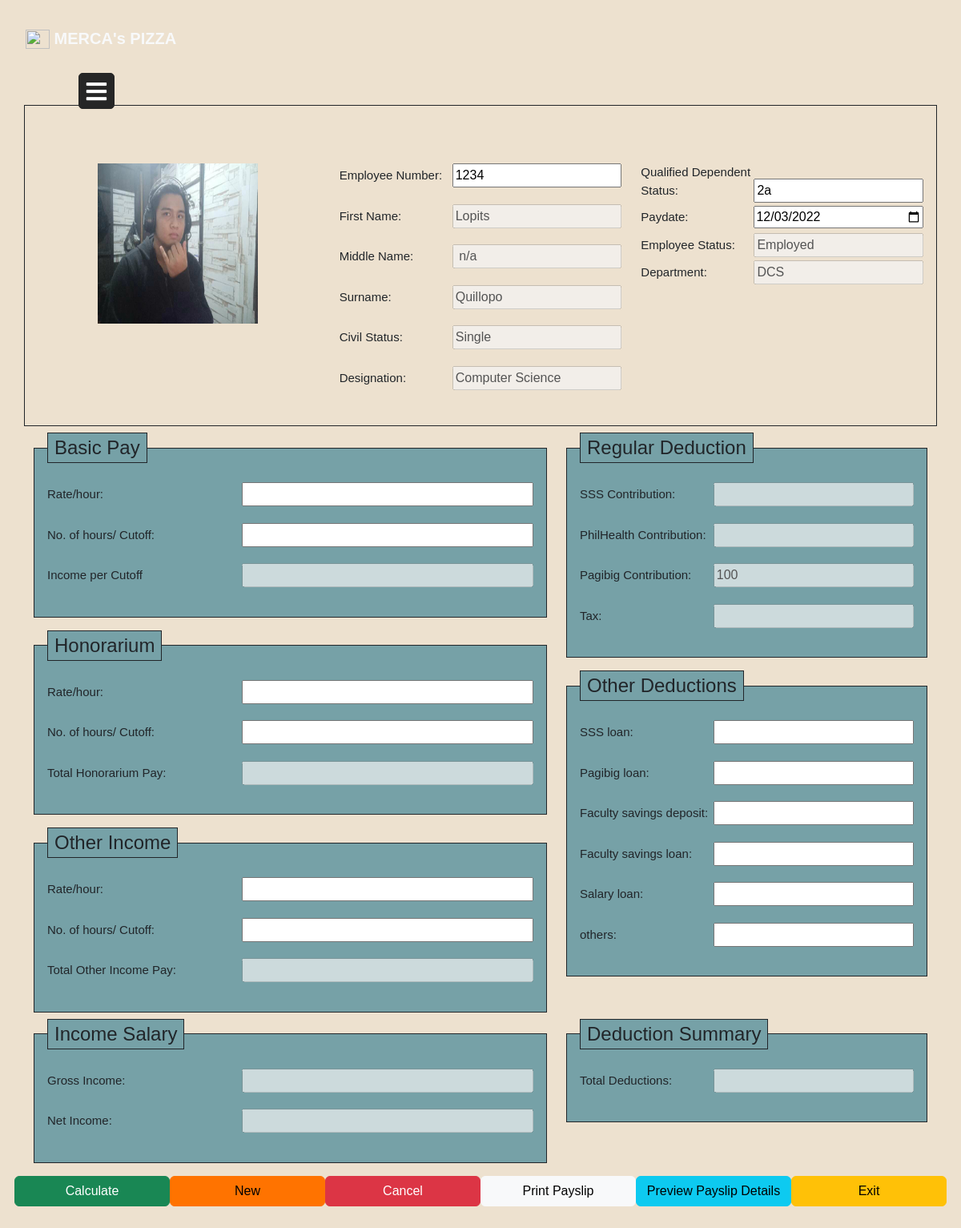
The app's page /webpage2.php?id=1 (signed in) with its own data.
### tables this page shows
CREATE TABLE `employee` (
  `id` int(11) NOT NULL,
  `employeenumber` varchar(255) NOT NULL,
  `employeename` varchar(255) NOT NULL,
  `gender` varchar(255) NOT NULL,
  `birthdate` date NOT NULL,
  `nationality` varchar(255) NOT NULL,
  `civilstatus` varchar(255) NOT NULL,
  `department` varchar(255) NOT NULL,
  `designation` varchar(255) NOT NULL,
  `employeestatus` varchar(255) NOT NULL,
  `picture` text NOT NULL,
  `contactnumber` varchar(255) NOT NULL,
  `email` varchar(255) NOT NULL,
  `age` varchar(20) NOT NULL,
  `paydate` date DEFAULT NULL,
  `dependent` varchar(255) DEFAULT NULL
);

### webpage2.php (the view, shortened to what this page needs)
<?php
include "config.php";
if($_SESSION['usertype']=="hr" || $_SESSION['usertype']=="superadmin"){
  if(isset($_GET['id'])){
    $id = trim($_GET['id'])-0;
    $sql = "SELECT * FROM employee WHERE id=$id";
    $run_query = mysqli_query($conn, $sql) or die(mysqli_error($conn));
    if (mysqli_num_rows($run_query) > 0){
    while ($row = mysqli_fetch_array($run_query)){
          $empnumber = $row['employeenumber'];
          $employeename = $row['employeename'];
          $employeenames = explode (" ", $employeename);
          $firstname = $employeenames[0];
          $middlename = $employeenames[1];
          $surname = $employeenames[2];
          $civilstatus = $row['civilstatus'];
          $department = $row['department'];
          $designation = $row['designation'];
          $dependent = $row['dependent'];
          $employeestatus = $row['employeestatus'];
          $picture = $row['picture'];
          $paydate = $row['paydate'];
        }
      }
}
$rateperhourbasic = '';
$noofhoursbasic = '';
$totalbasicpay =  '';
$rateperhourhonor = '';
$noofhourshonor = '';
$totalhonorpay = '';
$rateperhourother = '';
$noofhourother = '';
$totalotherpay ='';
$SSS ='';
$philhealth = '';
$pagibig =100;
$tax='';
$SSSLOAN='';
$PagibigLoan='';
$FacultyDeposit='';
$FacultyLoan='';
$salary_loan='';
$other='';
$totaldeduction ='';
$gross_income ='';
$netincome = '';
?>
<!DOCTYPE html>
<html lang="en">
<head>
    <link rel="stylesheet" href="css/dashboard.css">
    <link rel="stylesheet" href="https://cdn.jsdelivr.net/npm/bootstrap-icons@1.9.1/font/bootstrap-icons.css">
    <link rel="stylesheet" href="https://cdnjs.cloudflare.com/ajax/libs/font-awesome/5.15.3/css/all.min.css"/>
    <link rel="stylesheet" href="css/main.min.css">
    <link rel="stylesheet" href="css/webp2.css">
</head>
<nav class="navbar navbar-expand-md navbar-light">
        <div class="container-xxl">
            <a href="dashboard.php" class="navbar-brand">
                <img src="logo.png" alt="" width="30" height="24" class="d-inline-block align-text-top">
                <span class="fw-bold text-light">MERCA's PIZZA</span>
            </a>
        </div>
    </nav>
<body style="background-image: url(bg.webp);
            no-repeat center center fixed;
            -webkit-background-size: cover;
            -moz-background-size: cover;
            -o-background-size: cover;
            background-size: cover;">
<section id="sides">
    <label for="check" class="mb-5 mx-5">
      <i class="fas fa-bars" id="btn"></i>
    </label>
    </section>
    <section id="empdetails" >
        <div class="container-md form-group border p-3 border-dark" id="empdetailscontainer" style="background-color: #EDE1CF;">
            <div class="row my-2 gy-5 gx-10" id="empdetails2">
                <div class="col-lg-4" id="empdetails5">
                    <form action="" method="POST" enctype="multipart/form-data">
                        <img src="emp_pics/<?php echo $picture;?>" style="margin-left: 75px;" alt="Photo" id="emppic">
                </div>
                <div class="col-lg-4" id="empdetails3">
                        <label class="form-label"><p>Employee Number:</p></label><input type="text"  id="empnumber" name="empnumber" value="<?php echo($empnumber) ?>" >
                        <label class="form-label"><p>First Name:</p></label><input type="text"  id="firstname" name="firstname" value="<?php echo($firstname) ?>" disabled>
                        <label class="form-label"><p>Middle Name:</p></label><input type="text"  id="middlename" name="middlename" value="<?php echo($middlename) ?>" disabled>
                        <label class="form-label"><p>Surname:</p></label><input type="text" id="surname"  name="surname" value="<?php echo($surname) ?>" disabled>
                        <label class="form-label"><p>Civil Status:</p></label><input type="text"  id="civilstatus" name="civilstatus" value="<?php echo($civilstatus) ?>" disabled>
                        <label class="form-label"><p>Designation:</p></label><input type="text"  id="designation" name="designation" value="<?php echo($designation) ?>" disabled>
                </div>
                <div class="col-lg-4" id="empdetails4">
                    <label class="form-label">Qualified Dependent Status:</label><input type="text"  id="dependent" name="dependent" value="<?php echo($dependent) ?>" >
                    <label class="form-label">Paydate:</label><input type="date"  id="paydate" name="paydate" value="<?php echo($paydate) ?>" required >
                    <label class="form-label">Employee Status: </label><input type="text"  id="empstatus" name="empstatus" value="<?php echo($employeestatus) ?>" disabled>
                    <label class="form-label">Department: </label><input type="text"  id="department" name="department" value="<?php echo($department) ?>" disabled>
                </div>
            </div>
        </div>
    </section>
    <section id="pays">
        <div class="container-md" id="empdetailscontainer2">
            <div class="row my-2 " id="empdetailscontainer1">
                <div class="col-lg-7" id="empdetails6">
                    <fieldset class="form-group border p-3 border-dark bg-secondary">
                        <legend class="w-auto px-2 border border-dark bg-secondary">Basic Pay</legend>
                        <label class="form-label"><p>Rate/hour:</p></label><input type="text"  id="rateperhourbasic" name="rateperhourbasic" value="<?php echo($rateperhourbasic) ?>"  required>
                        <label class="form-label"><p>No. of hours/ Cutoff: </p></label><input type="text"  id="noofhoursbasic" name="noofhoursbasic" value="<?php echo($noofhoursbasic) ?>" required>
                        <label class="form-label"><p>Income per Cutoff</p></label><input type="text" id="totalbasicpay" value="<?php echo($totalbasicpay) ?>" disabled>
                    </fieldset>
                    <div class="row">
                        <div class="col-lg-12" id="empdetails8">
                            <fieldset class="form-group border p-3 my-3  border-dark bg-secondary">
                                <legend class="w-auto px-2 border border-dark bg-secondary">Honorarium</legend>
                                <label class="form-label"><p>Rate/hour:</p></label><input type="text"  id="rateperhourhonor" name="rateperhourhonor" value="<?php echo($rateperhourhonor) ?>" required>
                                <label class="form-label"><p>No. of hours/ Cutoff:</p></label><input type="text"  id="noofhourshonor" name="noofhourshonor" value="<?php echo($noofhourshonor) ?>" required>
                                <label class="form-label"><p>Total Honorarium Pay:</p></label><input type="text"  id="totalhonorpay" value="<?php echo($totalhonorpay) ?>"disabled>
                            </fieldset>
                        </div>
                    </div>
                    <div class="row">
                        <div class="col-lg-12 " id="empdetails9" >
                                <fieldset class="form-group border p-3 border-dark bg-secondary">
                                    <legend class="w-auto px-2 border border-dark bg-secondary">Other Income</legend>
                                    <label class="form-label"><p>Rate/hour:</p></label><input type="text"  id="rateperhourother" name="rateperhourother" value="<?php echo($rateperhourother) ?>" required>
                                    <label class="form-label"><p>No. of hours/ Cutoff:</p></label><input type="text"  id="noofhourother" name="noofhourother"  value="<?php echo($noofhourother) ?>" required>
                                    <label class="form-label"><p>Total Other Income Pay:</p></label><input type="text"  id="totalotherpay" value="<?php echo($totalotherpay) ?> " disabled>
                                </fieldset>
                            </div>
                    </div>
                </div>
                <div class="col-lg-5" id="empdetails7">
                    <fieldset class="form-group border p-3 border-dark bg-secondary">
                        <legend class="w-auto px-2 border border-dark bg-secondary">Regular Deduction</legend>
                        <label class="form-label"><p>SSS Contribution:</p></label><input type="text"  id="ssscontri" value="<?php echo($SSS) ?>" disabled>
                        <label class="form-label"><p>PhilHealth Contribution:</p></label><input type="text"  id="philhealthcontri" value="<?php echo($philhealth) ?>" disabled>
                        <label class="form-label"><p>Pagibig Contribution:</p></label><input type="text"  id="pagibigcontri" value="<?php echo($pagibig) ?>" disabled>
                        <label class="form-label"><p>Tax:</p></label><input type="text"  id="tax" value="<?php echo($tax) ?>" disabled>
                    </fieldset>
                    <div class="row">
                        <div class="col-lg-12" id="empdetails9">
                            <fieldset class="form-group border my-3 p-3 border-dark bg-secondary">
                                <legend class="w-auto px-2 border border-dark bg-secondary">Other Deductions</legend>
                                <label class="form-label"><p>SSS loan:</p></label><input type="text"  id="sssloan" name="sssloan" value="<?php echo($SSSLOAN) ?>" required>
                                <label class="form-label"><p>Pagibig loan:</p></label><input type="text"  id="pagibigloan" name="pagibigloan" value="<?php echo($PagibigLoan) ?>" required>
                                <label class="form-label"><p>Faculty savings deposit:</p></label><input type="text"  id="facultydeposit" name="facultydeposit" value="<?php echo($FacultyDeposit) ?>" required>
                                <label class="form-label"><p>Faculty savings loan:</p></label><input type="text"  id="facultyloan" name="facultyloan" value="<?php echo($FacultyLoan) ?>" required>
                                <label class="form-label"><p>Salary loan:</p></label><input type="text"  id="salaryloan" name="salaryloan" value="<?php echo($salary_loan) ?>" required>
                                <label class="form-label"><p>others:</p></label><input type="text"  id="others" name="others" value="<?php echo($other) ?>" required>
                            </fieldset>
                    </div>
                    </div>
                </div>
            </div>
            <div class="row my-2" id="empdetailscontainer2">
                <div class="col-lg-7 " id="empdetails9" >
                    <fieldset class="form-group border p-3 border-dark bg-secondary">
                        <legend class="w-auto px-2 border border-dark bg-secondary">Income Salary</legend>
                        <label class="form-label"><p>Gross Income:</p></label><input type="text"  id="grossincome" value="<?php echo($gross_income) ?>" disabled>
                        <label class="form-label"><p>Net Income:</p></label><input type="text"  id="netincome" value="<?php echo($netincome) ?> "disabled>
                    </fieldset>
                </div>
                <div class="col-lg-5" id="empdetails9" >
                    <fieldset class="form-group border p-3 border-dark bg-secondary">
                        <legend class="w-auto px-2 border border-dark bg-secondary">Deduction Summary</legend>
                        <label class="form-label"><p>Total Deductions: </p></label><input type="text"  id="totaldeduction" value="<?php echo($totaldeduction) ?>" disabled>
                    </fieldset>
                </div>
            </div>
            <div class="row my-2 gx-5 gy-2 cente-content-around ">
                    <input type="submit" value="Calculate" name="calculate" class="btn col-lg-2 btn-success" id="calc">
                    <input type="button" id="new" value="New" class="btn col-lg-2 btn-primary" onclick="cleartexts();">
                    <input type="button" value="Cancel" class="btn col-lg-2 btn-danger "onclick="cancels();">
                    <input type="button" value="Print Payslip" class="btn col-lg-2 btn-light">
                    <input type="button" value="Preview Payslip Details" class="btn col-lg-2 btn-info">
                    <a href="payroll_emplist.php" class="btn col-lg-2 btn-warning"> Exit </a>
            </div>
        </div>
    </section>
</body>
</html>
<?php }
else{
  echo '<script>alert("Unauthorized Web Access")</script>';
  echo '<script>window.location.href="dashboard.php"</script>';
}
?>

### css/dashboard.css (style rules this page uses)
label #btn,label #cancel { position: absolute; cursor: pointer; color: white; border-radius: 5px; border: 1px solid #262626; margin: 15px 30px; font-size: 29px; background: #262626; height: 45px; width: 45px; text-align: center; line-height: 45px; transition: all .5s ease; }

### css/webp2.css (style rules this page uses)
body { background-color: #EDE1CF; font-family: sans-serif; padding: 20px; }
#emppic { text-align: center; width: 200px; height: 200px; }
#empdetails3 label, #empdetails4 label,#empdetails5 label,#empdetails6 label, #empdetails7 label, #empdetails8 label, #empdetails9 label { text-align: left; font-size: 15px; width: 40%; }
#empdetails3 input, #empdetails4 input,#empdetails5 input,#empdetails6 input, #empdetails7 input, #empdetails8 input, #empdetails9 input { text-align: left; width: 60%; }
legend { float: none; }

### records on screen
employee: picture (picture), empnumber "1234", firstname "Lopits", middlename "n/a", surname "Quillopo", civilstatus "Single", designation "Computer Science", dependent "2a", paydate "12/03/2022", empstatus "Employed", department "DCS"
